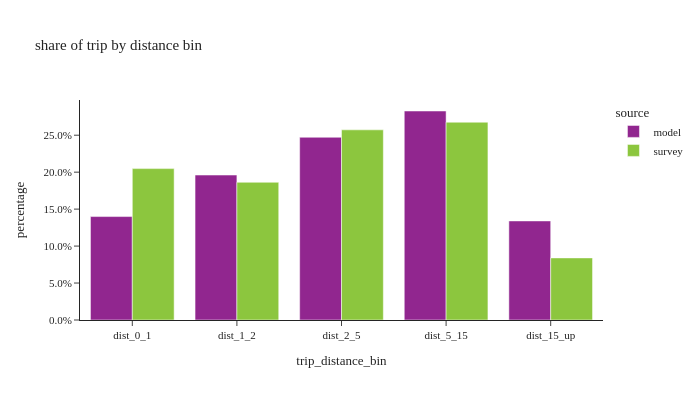

Notebook source saved alongside this figure:
### Code cell
util.plot_share_barchart(trip_data, 'trip_weight', 'trip_distance_bin', title="share of trip by distance bin")

### Figure 1 — Plotly figure (JSON) as saved in the notebook; plotly's stock layout.template omitted (floating-point values rounded to 4 significant figures)
{"data": [{"alignmentgroup": "True", "customdata": [[1944501], [2725176], [3435198], [3929258], [1862496]], "hovertemplate": "source=model<br>trip_distance_bin=%{x}<br>percentage=%{y}<br>sample_size=%{customdata[0]}<extra></extra>", "legendgroup": "model", "marker": {"color": "#91268F", "pattern": {"shape": ""}}, "name": "model", "offsetgroup": "model", "orientation": "v", "showlegend": true, "textposition": "auto", "type": "bar", "x": ["dist_0_1", "dist_1_2", "dist_2_5", "dist_5_15", "dist_15_up"], "xaxis": "x", "y": [0.1399, 0.1961, 0.2472, 0.2827, 0.134], "yaxis": "y"}, {"alignmentgroup": "True", "customdata": [[4589], [2881], [3926], [3248], [1134]], "hovertemplate": "source=survey<br>trip_distance_bin=%{x}<br>percentage=%{y}<br>sample_size=%{customdata[0]}<extra></extra>", "legendgroup": "survey", "marker": {"color": "#8CC63E", "pattern": {"shape": ""}}, "name": "survey", "offsetgroup": "survey", "orientation": "v", "showlegend": true, "textposition": "auto", "type": "bar", "x": ["dist_0_1", "dist_1_2", "dist_2_5", "dist_5_15", "dist_15_up"], "xaxis": "x", "y": [0.2048, 0.1863, 0.2573, 0.2676, 0.08401], "yaxis": "y"}], "layout": {"barmode": "group", "height": 400, "legend": {"title": {"text": "source"}, "tracegroupgap": 0}, "title": {"text": "share of trip by distance bin"}, "width": 700, "xaxis": {"anchor": "y", "domain": [0.0, 1.0], "title": {"text": "trip_distance_bin"}}, "yaxis": {"anchor": "x", "domain": [0.0, 1.0], "tickformat": ".1%", "title": {"text": "percentage"}}}}
